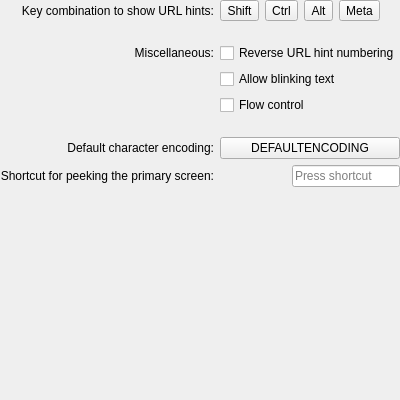
<?xml version="1.0" encoding="UTF-8"?>
<ui version="4.0">
 <author>
  SPDX-FileCopyrightText: none
  SPDX-License-Identifier: GPL-3.0-or-later
 </author>
 <class>EditProfileAdvancedPage</class>
 <widget class="QWidget" name="EditProfileAdvancedPage">
  <property name="geometry">
   <rect>
    <x>0</x>
    <y>0</y>
    <width>400</width>
    <height>400</height>
   </rect>
  </property>
  <layout class="QVBoxLayout" name="verticalLayout">
   <property name="spacing">
    <number>0</number>
   </property>
   <property name="leftMargin">
    <number>0</number>
   </property>
   <property name="topMargin">
    <number>0</number>
   </property>
   <property name="rightMargin">
    <number>0</number>
   </property>
   <property name="bottomMargin">
    <number>0</number>
   </property>
   <item>
    <layout class="QGridLayout">
     <property name="spacing">
      <number>6</number>
     </property>
     <item row="0" column="0" alignment="Qt::AlignRight">
      <widget class="QLabel" name="urlHintsLabel">
       <property name="text">
        <string>Key combination to show URL hints:</string>
       </property>
       <property name="alignment">
        <set>Qt::AlignRight|Qt::AlignTrailing|Qt::AlignVCenter</set>
       </property>
      </widget>
     </item>
     <item row="0" column="1">
      <layout class="QHBoxLayout" stretch="0,1">
       <property name="spacing">
        <number>0</number>
       </property>
       <property name="leftMargin">
        <number>0</number>
       </property>
       <property name="topMargin">
        <number>0</number>
       </property>
       <item>
        <layout class="QHBoxLayout">
         <property name="spacing">
          <number>6</number>
         </property>
         <item>
          <widget class="QToolButton" name="urlHintsModifierShift">
           <property name="sizePolicy">
            <sizepolicy hsizetype="Preferred" vsizetype="Fixed">
             <horstretch>0</horstretch>
             <verstretch>0</verstretch>
            </sizepolicy>
           </property>
           <property name="text">
            <string comment="key on keyboard">Shift</string>
           </property>
           <property name="checkable">
            <bool>true</bool>
           </property>
           <property name="toolButtonStyle">
            <enum>Qt::ToolButtonFollowStyle</enum>
           </property>
          </widget>
         </item>
         <item>
          <widget class="QToolButton" name="urlHintsModifierCtrl">
           <property name="sizePolicy">
            <sizepolicy hsizetype="Preferred" vsizetype="Fixed">
             <horstretch>0</horstretch>
             <verstretch>0</verstretch>
            </sizepolicy>
           </property>
           <property name="text">
            <string comment="key on keyboard">Ctrl</string>
           </property>
           <property name="checkable">
            <bool>true</bool>
           </property>
           <property name="toolButtonStyle">
            <enum>Qt::ToolButtonFollowStyle</enum>
           </property>
          </widget>
         </item>
         <item>
          <widget class="QToolButton" name="urlHintsModifierAlt">
           <property name="sizePolicy">
            <sizepolicy hsizetype="Preferred" vsizetype="Fixed">
             <horstretch>0</horstretch>
             <verstretch>0</verstretch>
            </sizepolicy>
           </property>
           <property name="text">
            <string comment="key on keyboard">Alt</string>
           </property>
           <property name="checkable">
            <bool>true</bool>
           </property>
           <property name="toolButtonStyle">
            <enum>Qt::ToolButtonFollowStyle</enum>
           </property>
          </widget>
         </item>
         <item>
          <widget class="QToolButton" name="urlHintsModifierMeta">
           <property name="sizePolicy">
            <sizepolicy hsizetype="Preferred" vsizetype="Fixed">
             <horstretch>0</horstretch>
             <verstretch>0</verstretch>
            </sizepolicy>
           </property>
           <property name="text">
            <string comment="key on keyboard">Meta</string>
           </property>
           <property name="checkable">
            <bool>true</bool>
           </property>
           <property name="toolButtonStyle">
            <enum>Qt::ToolButtonFollowStyle</enum>
           </property>
          </widget>
         </item>
        </layout>
       </item>
       <item>
        <spacer>
         <property name="orientation">
          <enum>Qt::Horizontal</enum>
         </property>
         <property name="sizeHint" stdset="0">
          <size>
           <width>40</width>
           <height>20</height>
          </size>
         </property>
        </spacer>
       </item>
      </layout>
     </item>
     <item row="1" column="1">
      <spacer>
       <property name="orientation">
        <enum>Qt::Vertical</enum>
       </property>
       <property name="sizeType">
        <enum>QSizePolicy::Fixed</enum>
       </property>
       <property name="sizeHint" stdset="0">
        <size>
         <width>20</width>
         <height>16</height>
        </size>
       </property>
      </spacer>
     </item>
     <item row="2" column="0" alignment="Qt::AlignRight">
      <widget class="QLabel" name="label">
       <property name="text">
        <string comment="Items that do not fit in other categories">Miscellaneous:</string>
       </property>
       <property name="alignment">
        <set>Qt::AlignRight|Qt::AlignTrailing|Qt::AlignVCenter</set>
       </property>
      </widget>
     </item>
     <item row="2" column="1">
      <widget class="QCheckBox" name="enableReverseUrlHints">
       <property name="toolTip">
        <string>Number URL hints in reverse, starting from the bottom</string>
       </property>
       <property name="text">
        <string>Reverse URL hint numbering</string>
       </property>
      </widget>
     </item>
     <item row="3" column="1">
      <widget class="QCheckBox" name="enableBlinkingTextButton">
       <property name="sizePolicy">
        <sizepolicy hsizetype="Preferred" vsizetype="Fixed">
         <horstretch>0</horstretch>
         <verstretch>0</verstretch>
        </sizepolicy>
       </property>
       <property name="toolTip">
        <string>Allow terminal programs to create blinking sections of text</string>
       </property>
       <property name="text">
        <string>Allow blinking text</string>
       </property>
      </widget>
     </item>
     <item row="4" column="1">
      <widget class="QCheckBox" name="enableFlowControlButton">
       <property name="sizePolicy">
        <sizepolicy hsizetype="Preferred" vsizetype="Fixed">
         <horstretch>0</horstretch>
         <verstretch>0</verstretch>
        </sizepolicy>
       </property>
       <property name="toolTip">
        <string>Allow the output to be suspended by pressing Ctrl+S</string>
       </property>
       <property name="text">
        <string>Flow control</string>
       </property>
      </widget>
     </item>
     <!--
     <item row="5" column="1">
      <widget class="QCheckBox" name="enableBidiRenderingButton">
       <property name="sizePolicy">
        <sizepolicy hsizetype="Preferred" vsizetype="Fixed">
         <horstretch>0</horstretch>
         <verstretch>0</verstretch>
        </sizepolicy>
       </property>
       <property name="toolTip">
        <string>Enable Bi-Directional display on terminals (valid for Arabic, Farsi or Hebrew only)</string>
       </property>
       <property name="text">
        <string>Bi-Directional text rendering</string>
       </property>
      </widget>
     </item>
     -->
     <item row="6" column="1">
      <spacer>
       <property name="orientation">
        <enum>Qt::Vertical</enum>
       </property>
       <property name="sizeType">
        <enum>QSizePolicy::Fixed</enum>
       </property>
       <property name="sizeHint" stdset="0">
        <size>
         <width>20</width>
         <height>16</height>
        </size>
       </property>
      </spacer>
     </item>
     <item row="7" column="0" alignment="Qt::AlignRight">
      <widget class="QLabel" name="label_14">
       <property name="text">
        <string>Default character encoding:</string>
       </property>
       <property name="alignment">
        <set>Qt::AlignRight|Qt::AlignTrailing|Qt::AlignVCenter</set>
       </property>
       <property name="buddy">
        <cstring>selectEncodingButton</cstring>
       </property>
      </widget>
     </item>
     <item row="7" column="1">
      <widget class="QPushButton" name="selectEncodingButton">
       <property name="text">
        <string comment="KDE::DoNotExtract">DEFAULTENCODING</string>
       </property>
      </widget>
     </item>
     <item row="8" column="0" alignment="Qt::AlignRight">
      <widget class="QLabel" name="peekPrimaryLabel">
       <property name="text">
        <string>Shortcut for peeking the primary screen:</string>
       </property>
       <property name="alignment">
        <set>Qt::AlignRight|Qt::AlignTrailing|Qt::AlignVCenter</set>
       </property>
      </widget>
     </item>
     <item row="8" column="1" alignment="Qt::AlignRight">
      <widget class="QKeySequenceEdit" name="peekPrimaryWidget">
      </widget>
     </item>
    </layout>
   </item>
   <item>
    <spacer>
     <property name="orientation">
      <enum>Qt::Vertical</enum>
     </property>
     <property name="sizeHint" stdset="0">
      <size>
       <width>20</width>
       <height>111</height>
      </size>
     </property>
    </spacer>
   </item>
  </layout>
 </widget>
 <tabstops>
  <tabstop>urlHintsModifierShift</tabstop>
  <tabstop>urlHintsModifierCtrl</tabstop>
  <tabstop>urlHintsModifierAlt</tabstop>
  <tabstop>urlHintsModifierMeta</tabstop>
 </tabstops>
 <resources/>
 <connections/>
</ui>
